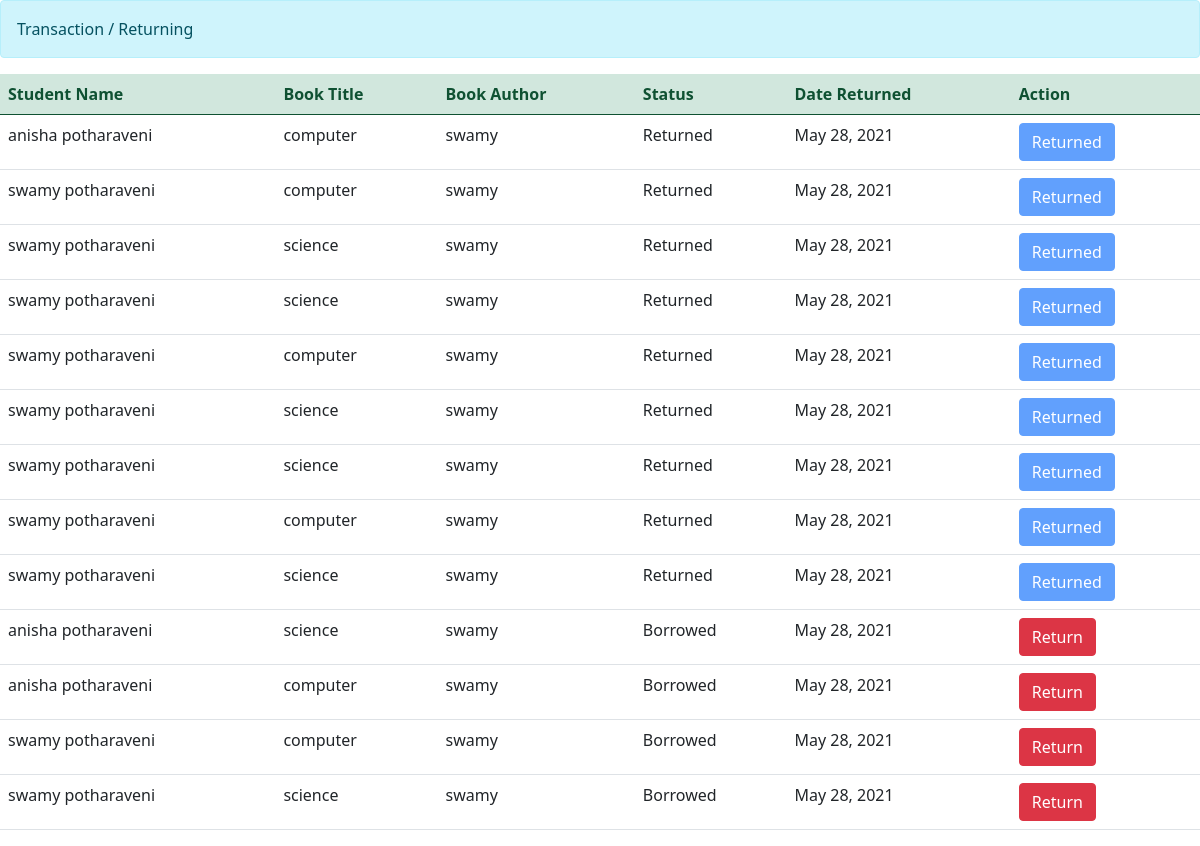
The page / on the database its author committed.
### libray_app/models.py (models this page shows, shortened)
class Borrow(models.Model):
    book=models.ManyToManyField(Book)
    student=models.ManyToManyField(Student)
    qty=models.PositiveIntegerField(default=0)
    date=models.DateField(default=date.today)
    status=models.CharField(max_length=30)

class Student(models.Model):
    student_id = models.IntegerField()
    s_firstname = models.CharField(max_length=100)
    s_lastname = models.CharField(max_length=100)
    s_year = models.CharField(max_length=100)
    s_section = models.CharField(max_length=100)

class Book(models.Model):
    title = models.CharField(max_length=100)
    category = models.ManyToManyField(Category,related_name='book_category')
    cover = models.CharField(max_length=100)
    author = models.CharField(max_length=100)
    available = models.IntegerField(default=0)

### libray_app/views.py (the view, shortened to what this page needs)
# urls.py: path('',returning,name='ren')
def returning(request):
    borrow1=Borrow.objects.all()
    context={
     'b1':borrow1
    }
    return render(request,'return.html',context)

### templates/return.html (shortened to what this page needs)
{% extends 'base.html' %}
{% block content %}
<div>
        <div class="alert alert-info">Transaction / Returning</div>
        <table id="table" class="table table-stripped">
            <thead class="alert-success">
            <tr>
                <th>Student Name</th>
                <th>Book Title</th>
                <th>Book Author</th>
                <th>Status</th>
                <th>Date Returned</th>
                <th>Action</th>
            </tr>
            </thead>
            <tbody>
              {% for borrow in b1 %}
                <tr>
                    <td>{{ borrow.student.all.0.s_firstname }} {{ borrow.student.all.0.s_lastname }}</td>
                    <td>{{ borrow.book.all.0.title }}</td>
                    <td>{{ borrow.book.all.0.author }}</td>
                    <td>{{ borrow.status }}</td>
                    <td>{{ borrow.date | date }}</td>
                  <td>
                  {% if borrow.status == 'Returned' %}
                         <button disabled="disabled" class="btn btn-primary" type="button" href="#">
                                 Returned
                            </button>
                      {% else %}
                      <form method="post">
                                <button class="btn btn-danger">
                                     Return
                                </button>
                      </form>
                  {% endif %}
                  </td>
{% endfor %}
  {% endblock %}

### templates/base.html (shortened to what this page needs)
<!DOCTYPE html>
{%  load static %}
<html lang="en">
<head>
    <link rel="stylesheet" href="{% static '../static/css/bootstrap.css' %}">
</head>
<body>
{% block content %}
{% endblock %}
</body>
</html>

### rows shown on the page
Borrow: student.all.0.s_firstname "anisha", student.all.0.s_lastname "potharaveni", book.all.0 "computer", book.all.0.author "swamy", status "Returned", date "May 28, 2021"
Borrow: student.all.0.s_firstname "swamy", student.all.0.s_lastname "potharaveni", book.all.0 "computer", book.all.0.author "swamy", status "Returned", date "May 28, 2021"
Borrow: student.all.0.s_firstname "swamy", student.all.0.s_lastname "potharaveni", book.all.0 "science", book.all.0.author "swamy", status "Returned", date "May 28, 2021"
Borrow: student.all.0.s_firstname "swamy", student.all.0.s_lastname "potharaveni", book.all.0 "science", book.all.0.author "swamy", status "Returned", date "May 28, 2021"
Borrow: student.all.0.s_firstname "swamy", student.all.0.s_lastname "potharaveni", book.all.0 "computer", book.all.0.author "swamy", status "Returned", date "May 28, 2021"
Borrow: student.all.0.s_firstname "swamy", student.all.0.s_lastname "potharaveni", book.all.0 "science", book.all.0.author "swamy", status "Returned", date "May 28, 2021"
Borrow: student.all.0.s_firstname "swamy", student.all.0.s_lastname "potharaveni", book.all.0 "science", book.all.0.author "swamy", status "Returned", date "May 28, 2021"
Borrow: student.all.0.s_firstname "swamy", student.all.0.s_lastname "potharaveni", book.all.0 "computer", book.all.0.author "swamy", status "Returned", date "May 28, 2021"
Borrow: student.all.0.s_firstname "swamy", student.all.0.s_lastname "potharaveni", book.all.0 "science", book.all.0.author "swamy", status "Returned", date "May 28, 2021"
Borrow: student.all.0.s_firstname "anisha", student.all.0.s_lastname "potharaveni", book.all.0 "science", book.all.0.author "swamy", status "Borrowed", date "May 28, 2021"
Borrow: student.all.0.s_firstname "anisha", student.all.0.s_lastname "potharaveni", book.all.0 "computer", book.all.0.author "swamy", status "Borrowed", date "May 28, 2021"
Borrow: student.all.0.s_firstname "swamy", student.all.0.s_lastname "potharaveni", book.all.0 "computer", book.all.0.author "swamy", status "Borrowed", date "May 28, 2021"
Borrow: student.all.0.s_firstname "swamy", student.all.0.s_lastname "potharaveni", book.all.0 "science", book.all.0.author "swamy", status "Borrowed", date "May 28, 2021"
